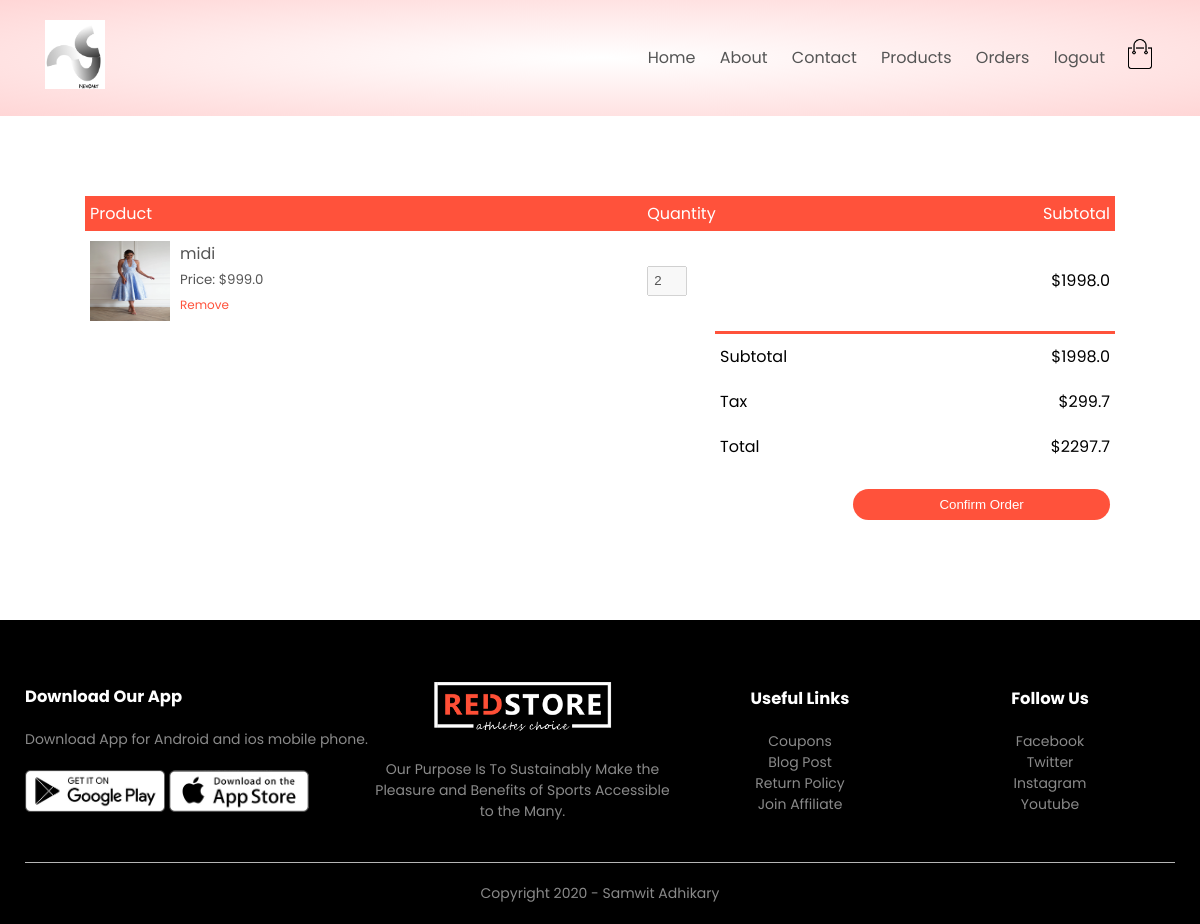
Before: /cart/cart (signed in) with the older database file.
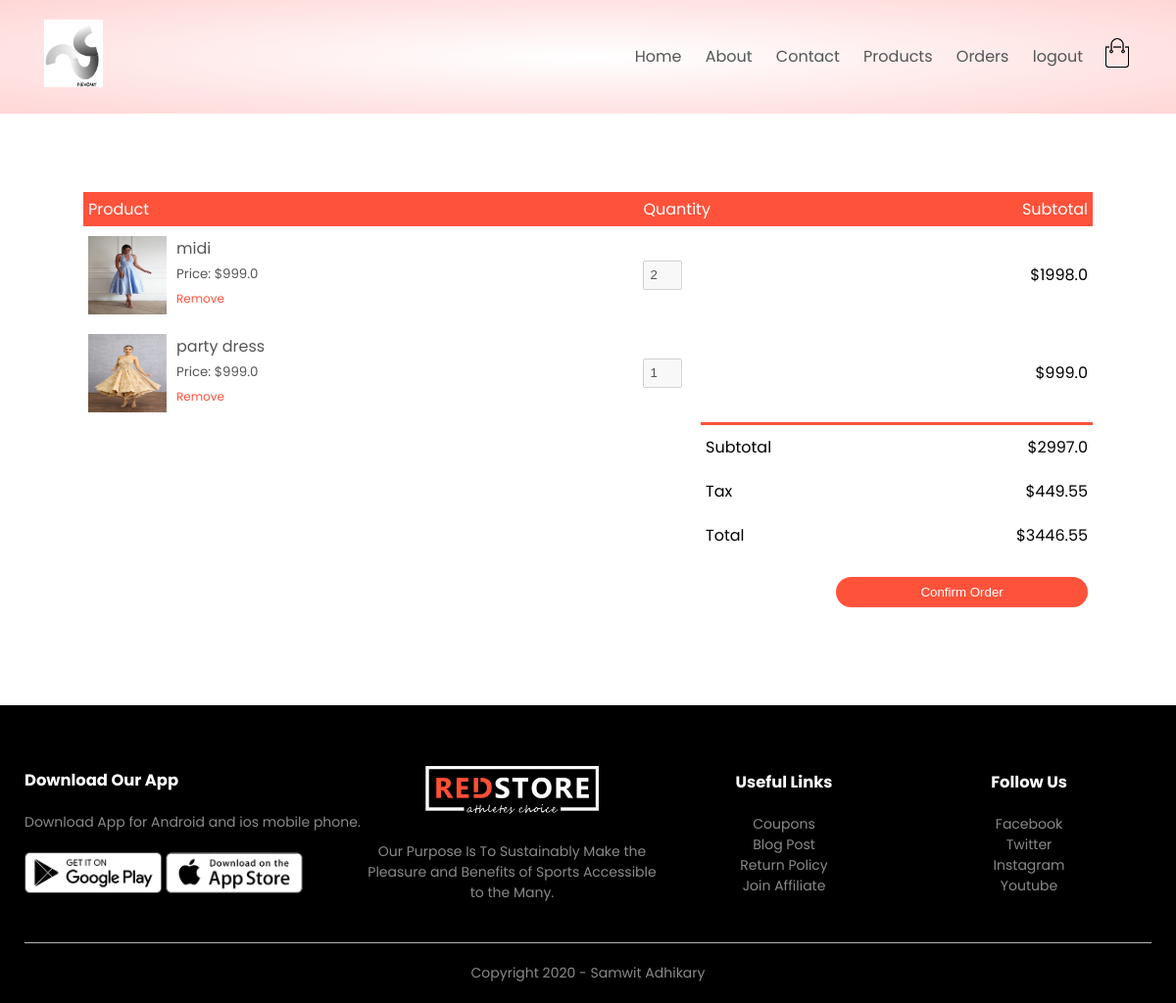
After: the same page with the newer database file.
### orders/models.py (models this page shows)
class orderedItem(models.Model):
    product = models.ForeignKey('products.Product', on_delete=models.SET_NULL, null=True, related_name='added_cart')
    quantity = models.IntegerField(default=1)
    owner = models.ForeignKey('orders.Order', on_delete=models.CASCADE, related_name='added_items')
    class Meta:
        constraints = [
            models.UniqueConstraint(fields=['product', 'owner'], name='unique_cart_item')
        ]
    @property
    def subtotal(self):
        if not self.product:
            return 0
        return self.product.price * self.quantity

### products/models.py (models this page shows, shortened)
class Product(models.Model):
    LIVE=1
    DELETE=0
    DELETE_CHOICES=((LIVE,'Live'),(DELETE,'Delete') )
    title=models.CharField(max_length=50,default='--')
    price=models.FloatField()
    description=models.TextField()
    image=models.ImageField(upload_to='media/')
    priority=models.IntegerField()
    delete_status=models.IntegerField(choices=DELETE_CHOICES, default=LIVE)
    created_at=models.DateTimeField(auto_now=True)
    updated_at=models.DateTimeField(auto_now=True)

### orders/views.py (the view)
# urls.py: path('cart', views.show_cart, name='cart'),
@login_required(login_url='home')
def show_cart(request):
    customer = get_customer_profile(request.user)
    cart_obj, created = Order.objects.get_or_create(
        owner=customer,
        order_status=Order.CART_STAGE
    )
    cart_items = cart_obj.added_items.select_related('product').all()
    subtotal = sum(item.subtotal for item in cart_items)
    tax = round(subtotal * 0.15, 2) if subtotal else 0
    total = subtotal + tax
    context = {
        'cart': cart_obj,
        'cart_items': cart_items,
        'cart_subtotal': subtotal,
        'cart_tax': tax,
        'cart_total': total,
    }
    return render(request, 'cart.html', context)

### orders/views.py (called while the page is built)
def get_customer_profile(user):
    if not user.is_authenticated:
        return None
    customer, created = Customer.objects.get_or_create(
        user=user,
        defaults={
            'address': '',
            'phone': 0,
        }
    )
    return customer

### NexCart/templates/cart.html
{% extends 'blank_layout.html' %}
{% load static %}
{% block content %}
 {% if messages %}
                <div class="error-container">
                    <ul>
                    {% for message in messages %}
                        <li>{{ message }}</li>
                    {% endfor %}
                    </ul>
                </div>
                {% else  %}
    {% include 'cart_container.html' %}
    {% endif %}
{% endblock content %}

### NexCart/templates/blank_layout.html (shortened to what this page needs)
{% load static %}
<!DOCTYPE html>
<html lang="en">
<head>
    <link rel="stylesheet" href="{% static 'css/style.css' %}">
    <link rel="stylesheet" href="https://stackpath.bootstrapcdn.com/font-awesome/4.7.0/css/font-awesome.min.css">
</head>
<body>
{% block header %}
    {% include 'header.html' %}
{% endblock %}
{% block content %}{% endblock content %}
    <div class="footer">
        <div class="container">
            <div class="row">
                <div class="footer-col-1">
                    <h3>Download Our App</h3>
                    <p>Download App for Android and ios mobile phone.</p>
                    <div class="app-logo">
                        <img src="{% static 'images/play-store.png' %}">
                        <img src="{% static 'images/app-store.png' %}">
                    </div>
                </div>
                <div class="footer-col-2">
                    <img src="{% static 'images/logo-white.png' %}">
                    <p>Our Purpose Is To Sustainably Make the Pleasure and Benefits of Sports Accessible to the Many.
                    </p>
                </div>
                <div class="footer-col-3">
                    <h3>Useful Links</h3>
                    <ul>
                        <li>Coupons</li>
                        <li>Blog Post</li>
                        <li>Return Policy</li>
                        <li>Join Affiliate</li>
                    </ul>
                </div>
                <div class="footer-col-4">
                    <h3>Follow Us</h3>
                    <ul>
                        <li>Facebook</li>
                        <li>Twitter</li>
                        <li>Instagram</li>
                        <li>Youtube</li>
                    </ul>
                </div>
            </div>
            <hr>
            <p class="copyright">Copyright 2020 - Samwit Adhikary</p>
        </div>
    </div>
</body>
</html>

### NexCart/templates/header.html
 {% load static %}
 <div class="header">
        <div class="container">
           {% include 'menu.html' %}
            </div>
        </div>

### NexCart/templates/menu.html (shortened to what this page needs)
 {% load static %}
 <div class="navbar">
                <div class="logo">
                    <a href="index.html"><img src="{% static 'images/logo.png' %}" alt="logo" width="60px"></a>
                </div>
                <nav>
                    <ul id="MenuItems">
                        <li><a href="{% url 'Home' %}">Home</a></li>
                        <li><a href="">About</a></li>
                        <li><a href="">Contact</a></li>
                        {% if  not user.is_authenticated %}
                        <li><a href="{% url 'account' %}">Account</a></li>
                        {% else %}
                                                <li><a href="{% url 'list_product' %}">Products</a></li>
                         <li><a href="{% url 'show_orders' %}">Orders</a></li>
                        <li> <a href="{% url 'logout' %}">logout</a></li>
                        {% endif %}
                    </ul>
                </nav>
                <a href="{% url 'cart' %}"><img src="{% static 'images/cart.png' %}" width="30px" height="30px"></a>
            </div>

### NexCart/templates/cart_container.html (shortened to what this page needs)
{% load static %}
<div class="small-container cart-page">
        <table>
{% if user.is_authenticated and cart %}            <tbody><tr>
                <th>Product</th>
                <th>Quantity</th>
                <th>Subtotal</th>
            </tr>
     {% for item in cart_items %}
            <tr>
                <td>
                    <div class="cart-info">
                        <img src="{{ item.product.image.url }}">
                        <div>
                            <p>{{ item.product.title }}</p>
                            <small>Price: ${{ item.product.price }}</small>
                            <br>
                            <a href="{% url 'remove' item.id %}">Remove</a>
                        </div>
                    </div>
                </td>
                <td><input type="number" disabled value="{{ item.quantity }}"></td>
                <td>${{ item.subtotal }}</td>
            </tr>
 {% endfor %}
        </tbody></table>
        <div class="total-price">
            <table>
                <tbody><tr>
                    <td>Subtotal</td>
                    <td>${{ cart_subtotal }}</td>
                </tr>
                <tr>
                    <td>Tax</td>
                    <td>${{ cart_tax }}</td>
                </tr>
                <tr>
                    <td>Total</td>
                    <td>${{ cart_total }}</td>
                </tr>
                <tr><td colspan="1"></td><td>
                    <form method="post" action="{% url 'checkout' %}">
                    <button class ="btn" type="submit">Confirm Order</button></td></tr>
            </tbody></table>
        </div>
        {% else %}
        <p> cart is empty </p>
        {% endif %}
    </div>

### NexCart/static/css/style.css (style rules this page uses)
* { margin: 0; padding: 0; box-sizing: border-box; }
body { font-family: 'Poppins', sans-serif; }
.navbar { display: flex; align-items: center; padding: 20px; }
nav { flex: 1; text-align: right; }
nav ul { display: inline-block; list-style-type: none; }
nav ul li { display: inline-block; margin-right: 20px; }
a { text-decoration: none; color: #555; }
p { color: #555; }
.container { max-width: 1300px; margin: auto; padding-left: 25px; padding-right: 25px; }
.row { display: flex; align-items: center; flex-wrap: wrap; justify-content: space-around; }
.btn { display: inline-block; background: #ff523b; color: white; padding: 8px 30px; margin: 30px 0; border-radius: 30px; transition: background 0.5s; }
.header { background: radial-gradient(#fff,#ffd6d6); }
.small-container { max-width: 1080px; margin: auto; padding-left: 25px; padding-right: 25px; }
small { color: #555; }
.footer { background: black; color: #8a8a8a; font-size: 14px; padding: 60px 0 20px; }
.footer p { color: #8a8a8a; }
.footer h3 { color: #fff; margin-bottom: 20px; }
.footer-col-1, .footer-col-2, .footer-col-3, .footer-col-4 { min-width: 250px; margin-bottom: 20px; }
.footer-col-1 { flex-basis: 30%; }
.footer-col-2 { flex: 1; text-align: center; }
.footer-col-2 img { width: 180px; margin-bottom: 20px; }
.footer-col-3, .footer-col-4 { flex-basis: 12%; text-align: center; }
ul { list-style-type: none; }
.app-logo { margin-top: 20px; }
.app-logo img { width: 140px; }
.footer hr { border: none; background: #b5b5b5; height: 1px; margin: 20px 0; }
.copyright { text-align: center; }
.cart-page { margin: 80px auto; }
table { width: 100%; border-collapse: collapse; }
.cart-info { display: flex; flex-wrap: wrap; }
th { text-align: left; padding: 5px; color: #fff; background: #ff523b; font-weight: normal; }
td { padding: 10px 5px; }
td input { width: 40px; height: 30px; padding: 5px; }
td a { color: #ff523b; font-size: 12px; }
td img { width: 80px; height: 80px; margin-right: 10px; }
.total-price { display: flex; justify-content: flex-end; }
.total-price table { border-top: 3px solid #ff523b; width: 100%; max-width: 400px; }
td:last-child { text-align: right; }
th:last-child { text-align: right; }
form .btn { width: 100%; border: none; cursor: pointer; margin: 10px 0; }

Changed rows visible on the page:
added orderedItem: product.image (picture), product "party dress", product.price "999.0", quantity "1", subtotal "999.0"
Other visible differences:
{{ cart_subtotal }}: "1998.0" → "2997.0"
{{ cart_tax }}: "299.7" → "449.55"
{{ cart_total }}: "2297.7" → "3446.55"
